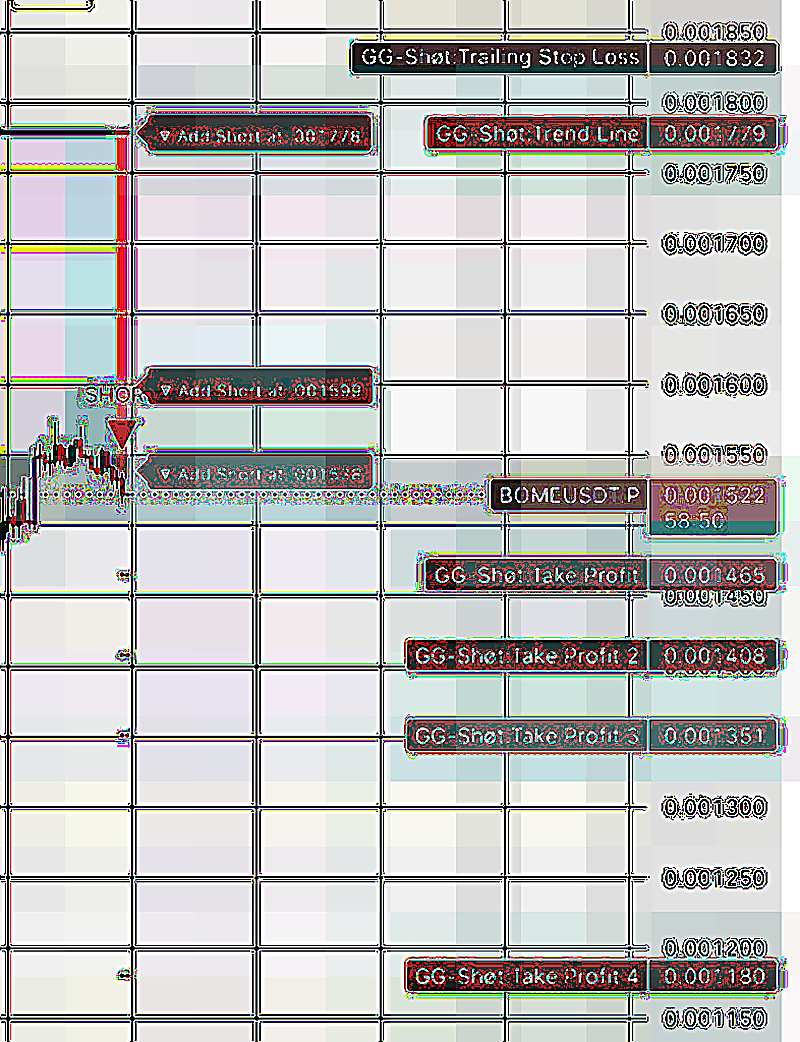
#> input picture debug_enhanced_advanced_BOMEUSDT_Sell.png, 800 x 1042 px
$ python -i image_enhancer.py   (imports and definitions only)
#> lines starting #> are read from the running program, lines starting #| are printed output that depends on the picture
#!/usr/bin/env python3
"""
Advanced image enhancement for GGShot screenshot analysis.
Improves OCR accuracy by applying various image processing techniques.
"""
import logging
import numpy as np
from PIL import Image, ImageEnhance, ImageFilter, ImageOps
from typing import Optional, Tuple, Dict, Any
import io

logger = logging.getLogger(__name__)

class ImageEnhancer:
    """Advanced image enhancement for trading screenshots"""

    def __init__(self):
        self.min_recommended_width = 800
        self.min_recommended_height = 600
        self.target_dpi = 300

    # [84 lines left out: functions enhance_for_ocr, _assess_image_quality, _calculate_blur_score, _quick_enhance, not called in this run]

    def _standard_enhance(self, image: Image.Image) -> Image.Image:
        """Standard enhancement - moderate processing"""
        # Convert to RGB
        if image.mode not in ('RGB', 'L'):
            image = image.convert('RGB')

        # Auto-contrast
        image = ImageOps.autocontrast(image, cutoff=2)

        # Adaptive enhancement based on image analysis
        gray = image.convert('L')
        pixels = np.array(gray)
        mean_brightness = np.mean(pixels)

        # Brightness adjustment if needed
        if mean_brightness < 85:  # Dark image
            enhancer = ImageEnhance.Brightness(image)
            image = enhancer.enhance(1.3)
        elif mean_brightness > 170:  # Bright image
            enhancer = ImageEnhance.Brightness(image)
            image = enhancer.enhance(0.85)

        # Contrast enhancement
        enhancer = ImageEnhance.Contrast(image)
        contrast_factor = 1.4 if np.std(pixels) < 40 else 1.2
        image = enhancer.enhance(contrast_factor)

        # Denoise while preserving edges
        image = image.filter(ImageFilter.MedianFilter(size=3))

        # Sharpen
        enhancer = ImageEnhance.Sharpness(image)
        image = enhancer.enhance(1.5)

        # Edge enhancement for text
        image = image.filter(ImageFilter.EDGE_ENHANCE)

        return image

    # [64 lines left out: functions _advanced_enhance, _apply_adaptive_histogram, not called in this run]

    def enhance_tradingview_screenshot(self, image: Image.Image) -> Image.Image:
        """Special enhancement for TradingView screenshots with dark mode support"""
        # Detect if this is a dark mode screenshot
        is_dark_mode = self._is_dark_mode_screenshot(image)

        if is_dark_mode:
            logger.info("Detected TradingView dark mode screenshot")
            image = self._enhance_dark_mode_screenshot(image)
        else:
            # Apply standard enhancement first
            image = self._standard_enhance(image)

        # TradingView-specific optimizations
        # Enhance contrast for price labels (usually on edges)
        width, height = image.size

        # Create mask for edge regions where price labels typically are
        mask = Image.new('L', (width, height), 0)
        pixels = mask.load()

        # Mark edge regions (where price labels typically are)
        edge_width = int(width * 0.15)
        edge_height = int(height * 0.15)

        for x in range(width):
            for y in range(height):
                if x < edge_width or x > width - edge_width or y < edge_height or y > height - edge_height:
                    pixels[x, y] = 255

        # Apply stronger enhancement to edge regions
        edge_enhanced = image.copy()
        enhancer = ImageEnhance.Contrast(edge_enhanced)
        edge_enhanced = enhancer.enhance(1.5)
        enhancer = ImageEnhance.Sharpness(edge_enhanced)
        edge_enhanced = enhancer.enhance(2.0)

        # Composite the enhanced edges back
        image = Image.composite(edge_enhanced, image, mask)

        return image

    def _is_dark_mode_screenshot(self, image: Image.Image) -> bool:
        """Detect if screenshot is in dark mode"""
        gray = image.convert('L')
        pixels = np.array(gray)
        mean_brightness = np.mean(pixels)

        # Dark mode typically has mean brightness < 50
        return mean_brightness < 50

    # [118 lines left out: functions _enhance_dark_mode_screenshot, prepare_for_ocr, enhance_mobile_screenshot, not called in this run]

# Global enhancer instance
image_enhancer = ImageEnhancer()

# [36 lines left out: functions enhance_screenshot, enhance_tradingview, enhance_mobile, not called in this run]

>>> from PIL import Image
>>> picture = Image.open('../debug_enhanced_advanced_BOMEUSDT_Sell.png')
#> picture is the input picture: PIL image 800x1042 RGB; mean R, G, B 190, 189.4, 188.9
>>> result = ImageEnhancer().enhance_tradingview_screenshot(picture)
#> in _is_dark_mode_screenshot, `gray = image.convert('L')`:
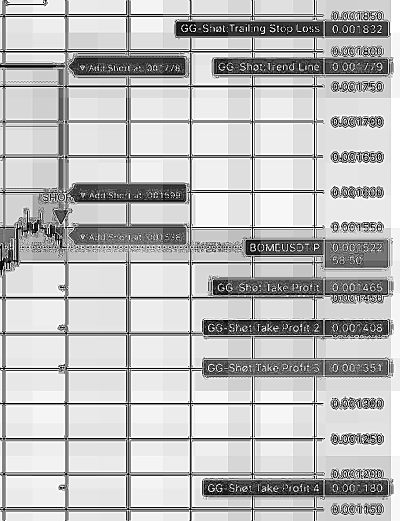
#> gray: PIL image 800x1042 L (shown at 1/2 size); min 0, max 255, mean 189.5
#> in _is_dark_mode_screenshot, `mean_brightness = np.mean(pixels)`: mean_brightness = 189.5
#> in enhance_tradingview_screenshot, `is_dark_mode = self._is_dark_mode_screenshot(image)`: is_dark_mode = False
#> in _standard_enhance, `mean_brightness = np.mean(pixels)`: mean_brightness = 189.5
#> in _standard_enhance, `image = enhancer.enhance(0.85)`:
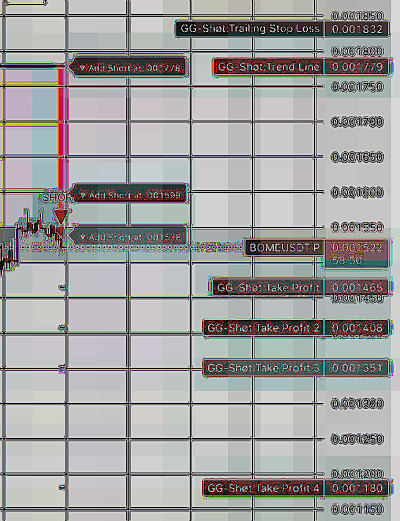
#> image: PIL image 800x1042 RGB (shown at 1/2 size); mean R, G, B 161, 160.6, 160.1
#> in _standard_enhance, `contrast_factor = 1.4 if np.std(pixels) < 40 else 1.2`: contrast_factor = 1.2
#> in _standard_enhance, `image = image.filter(ImageFilter.EDGE_ENHANCE)`:
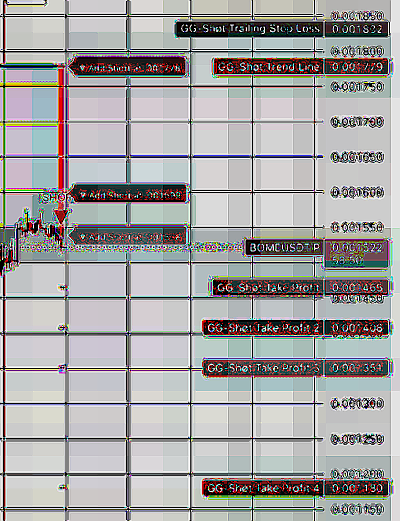
#> image: PIL image 800x1042 RGB (shown at 1/2 size); mean R, G, B 165.7, 164.9, 164.8
#> in enhance_tradingview_screenshot, `edge_enhanced = enhancer.enhance(1.5)`:
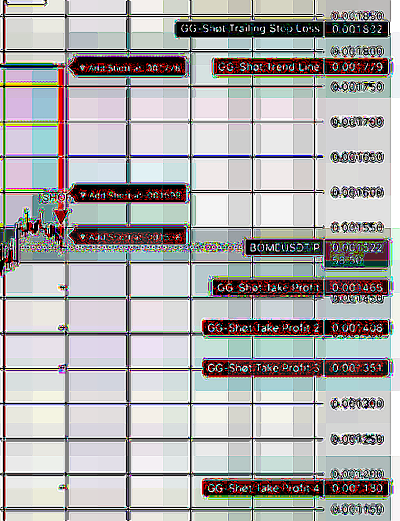
#> edge_enhanced: PIL image 800x1042 RGB (shown at 1/2 size); mean R, G, B 173.7, 172.6, 172.6
#> in enhance_tradingview_screenshot, `image = Image.composite(edge_enhanced, image, mask)`:
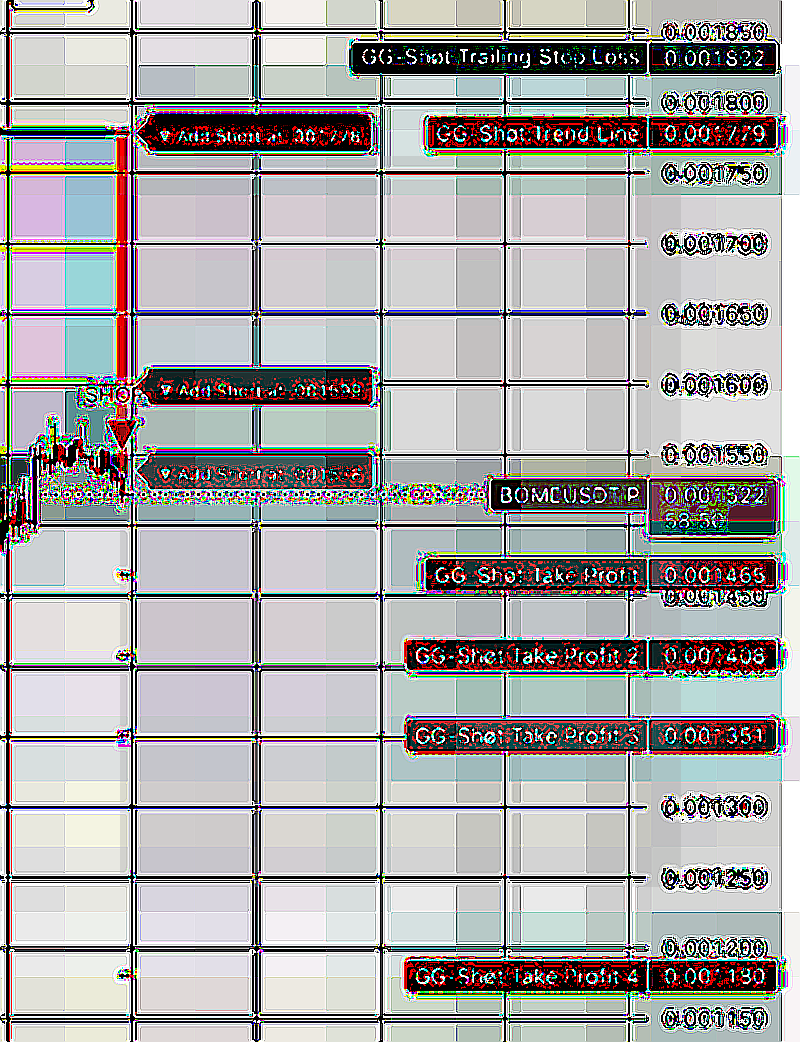
#> image: PIL image 800x1042 RGB; mean R, G, B 169, 168.3, 168.1

$ run again, on debug_enhanced_advanced_BTCUSDT_Sell.png
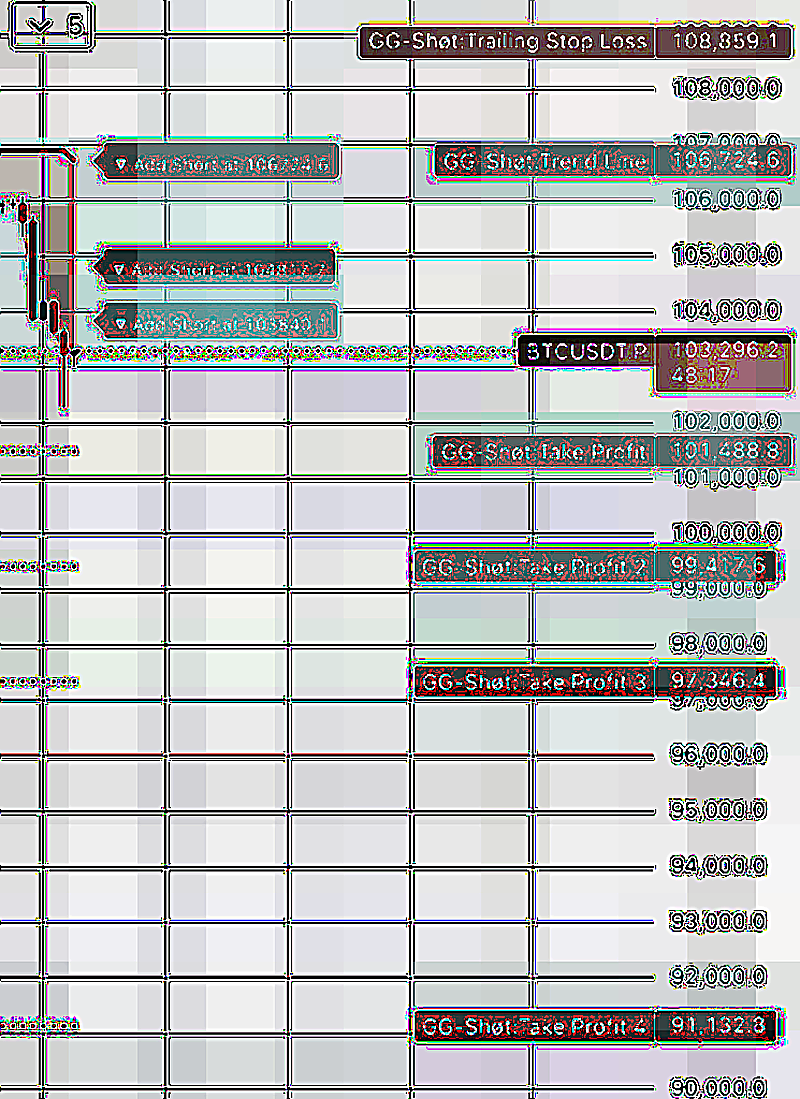
#> input picture debug_enhanced_advanced_BTCUSDT_Sell.png, 800 x 1099 px
#> picture is the input picture: PIL image 800x1099 RGB; mean R, G, B 186.2, 188, 188.6
#> in _is_dark_mode_screenshot, `mean_brightness = np.mean(pixels)`: mean_brightness = 187.5
#> is_dark_mode = False
#> in _standard_enhance, `mean_brightness = np.mean(pixels)`: mean_brightness = 187.5
#> in _standard_enhance, `image = enhancer.enhance(0.85)`:
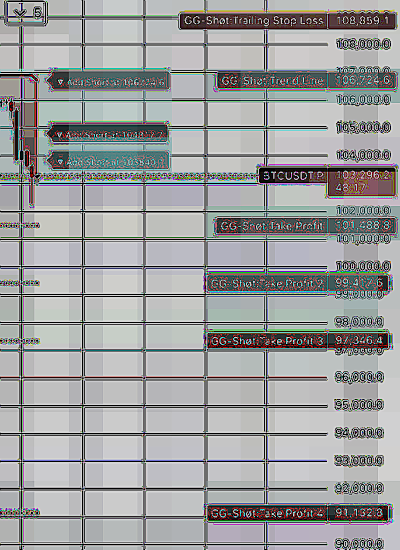
#> image: PIL image 800x1099 RGB (shown at 1/2 size); mean R, G, B 157.8, 159.3, 159.8
#> contrast_factor = 1.2
#> mask: PIL image 800x1099 L; every value is 0
#> in enhance_tradingview_screenshot, `image = Image.composite(edge_enhanced, image, mask)`:
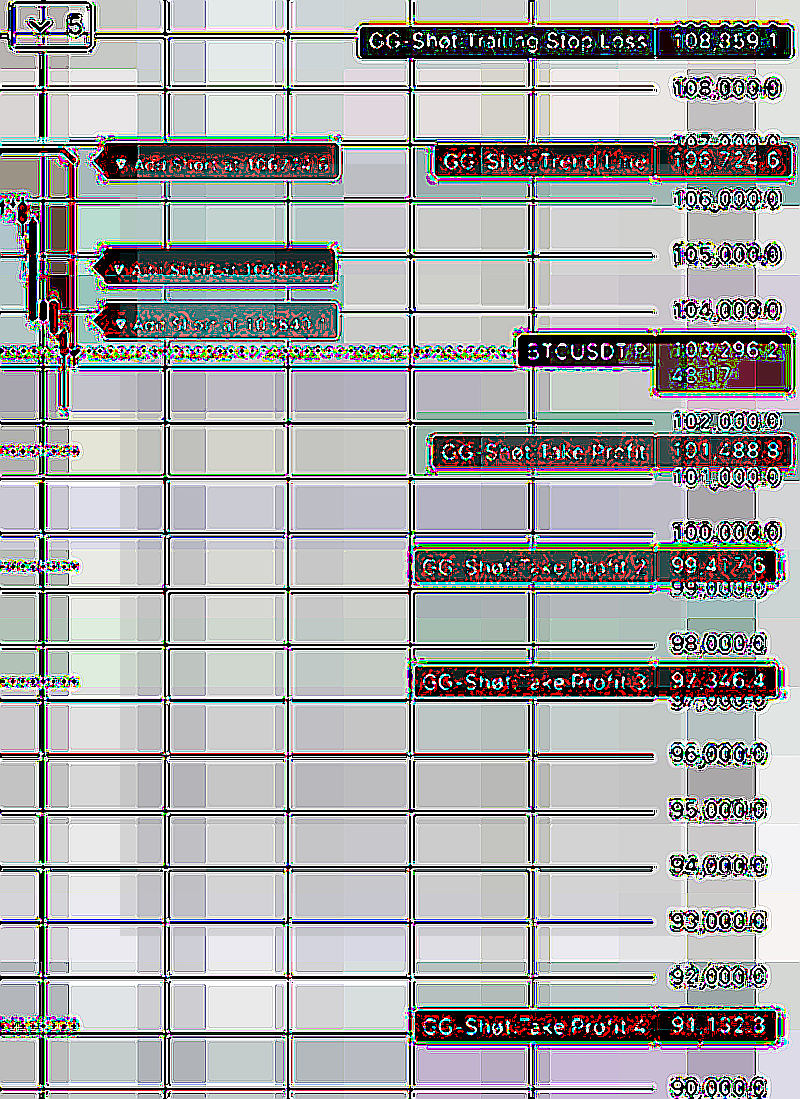
#> image: PIL image 800x1099 RGB; mean R, G, B 165.9, 167, 167.9

$ run again, on debug_enhanced_advanced_CHZUSDT_Sell.png
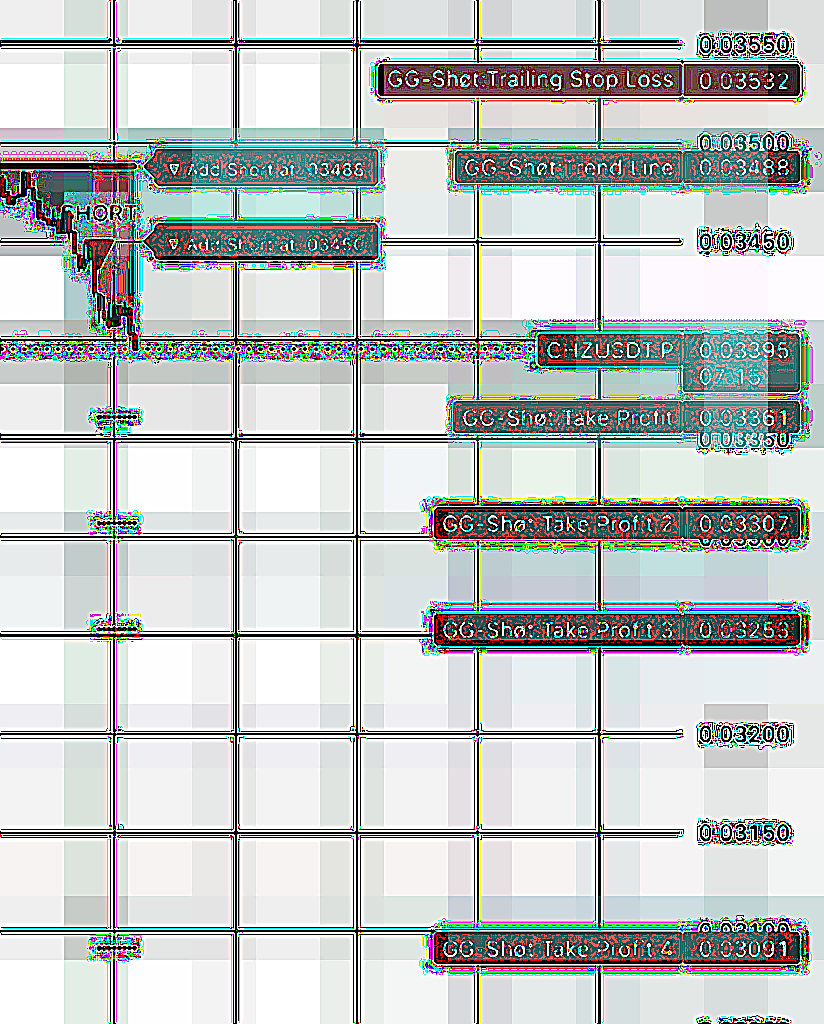
#> input picture debug_enhanced_advanced_CHZUSDT_Sell.png, 824 x 1024 px
#> picture is the input picture: PIL image 824x1024 RGB; mean R, G, B 191.6, 197.5, 196.9
#> in _is_dark_mode_screenshot, `mean_brightness = np.mean(pixels)`: mean_brightness = 195.7
#> is_dark_mode = False
#> in _standard_enhance, `mean_brightness = np.mean(pixels)`: mean_brightness = 195.7
#> in _standard_enhance, `image = enhancer.enhance(0.85)`:
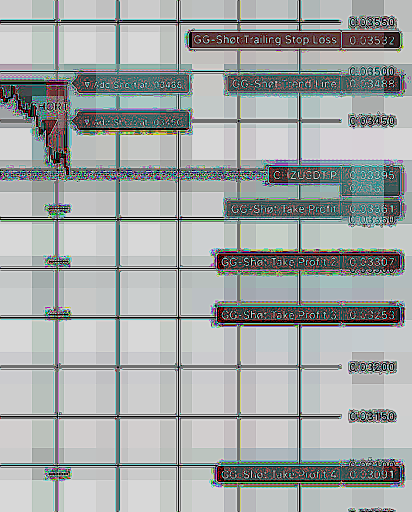
#> image: PIL image 824x1024 RGB (shown at 1/2 size); mean R, G, B 162.4, 167.4, 166.9
#> contrast_factor = 1.2
#> mask: PIL image 824x1024 L; every value is 0
#> in enhance_tradingview_screenshot, `image = Image.composite(edge_enhanced, image, mask)`:
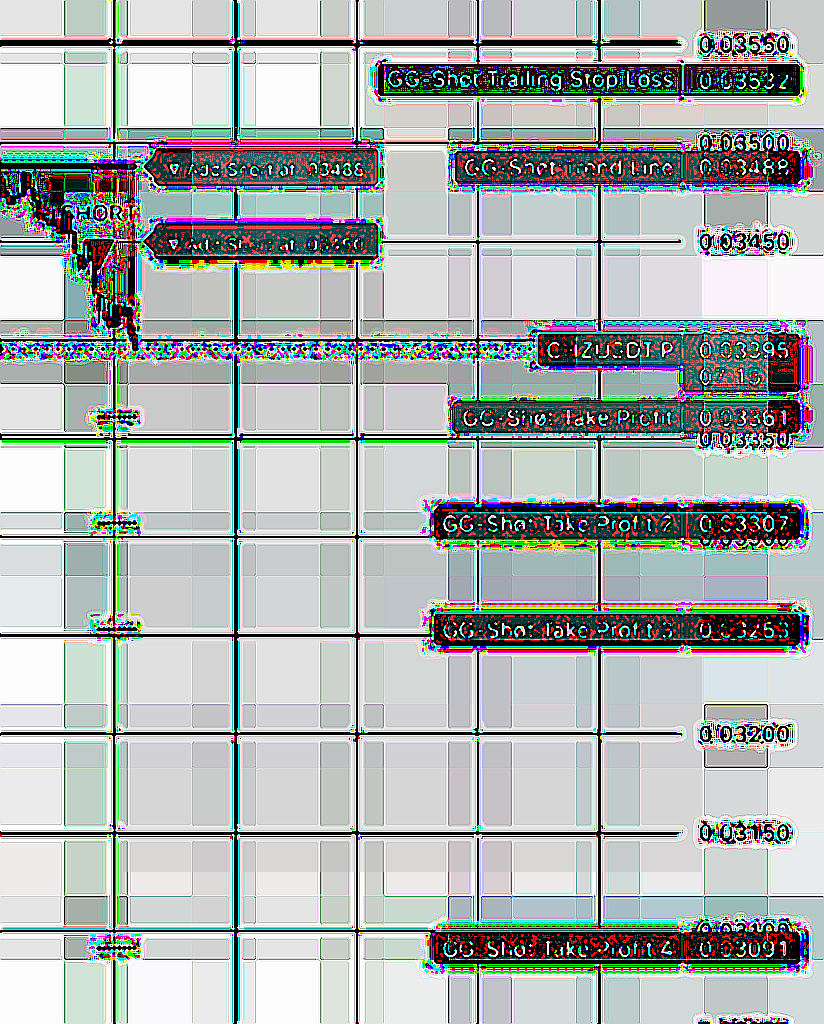
#> image: PIL image 824x1024 RGB; mean R, G, B 171.2, 177.6, 176.6
